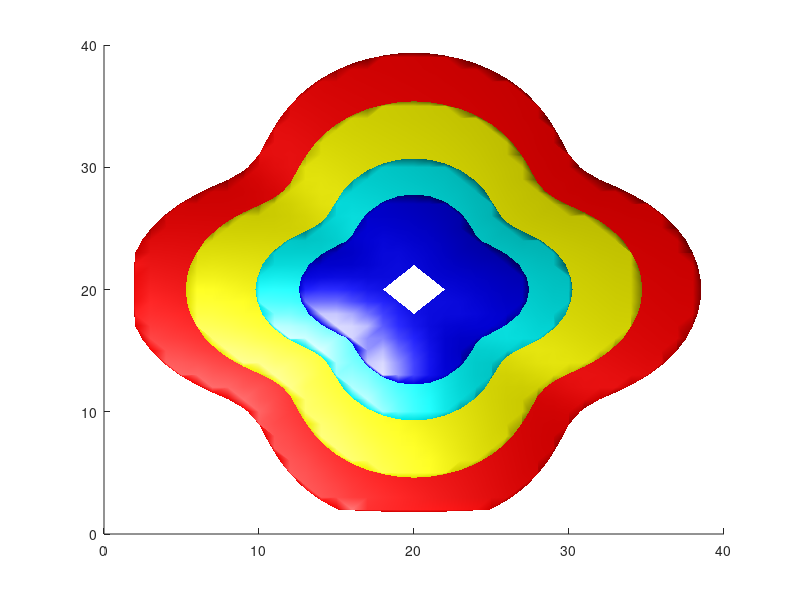

Write the MATLAB code that produced this figure.
%
clear all;

x0=0; y0=0;
lim_inf=-2;
lim_sup=2;
step=0.1;
%%Define base u function matrixes
N= 1 + (lim_sup-lim_inf)/step;
    for i=1:N
        x=i*step +lim_inf;
        for j=1:N
            y=j*step +lim_inf;
            for k=1:N
                z = k*step +lim_inf;
                ux(i,j,k) = -y / ( (x^2 + y^2)^(3/2) );
                uy(i,j,k) = -x / ( (x^2 + y^2)^(3/2) );
                uz(i,j,k) = 0 / ( (x^2 + y^2)^(3/2) );
            end
        end
    end
%%Function plot.
%%Transform into a quiver3 format.
%     idx = 1
%     for i=1:N
%         x=i*step +lim_inf;
%         for j=1:N
%             y=j*step +lim_inf;
%             for k=1:N
%                 z = k*step +lim_inf;
%                 xs(idx) = x;
%                 ys(idx) = y;
%                 zs(idx) = z;
%                 qux(idx) = -y / ( (x^2 + y^2)^(3/2) );
%                 quy(idx) = -x / ( (x^2 + y^2)^(3/2) );
%                 quz(idx) = 0 / ( (x^2 + y^2)^(3/2) );
%                 idx = idx+1;
%             end
%         end
%     end
%quiver3(xs, ys, zs, qux, quy, quz, 10);

%%Derivatives

 for i=2:N-1
        x=i*step +lim_inf;
        for j=2:N-1
            y=j*step +lim_inf;
            for k=2:N-1
                z = k*step +lim_inf;
                uxdy(i,j,k) = (ux(i,j+1,k)-ux(i,j-1,k))/(2*step);
                uxdz(i,j,k) = (ux(i,j,k+1)-ux(i,j,k-1))/(2*step);
                
                uydx(i,j,k) = (uy(i+1,j,k)-uy(i-1,j,k))/(2*step);
                uydz(i,j,k) = (uy(i,j,k+1)-uy(i,j,k-1))/(2*step);

                uzdx(i,j,k) = (uy(i+1,j,k)-uy(i-1,j,k))/(2*step);
                uzdy(i,j,k) = (uy(i,j+1,k)-uy(i,j-1,k))/(2*step);
            end
        end
 end
        
%%rotor
idx = 1;
  for i=2:N-1
        x=i*step +lim_inf;
        for j=2:N-1
            y=j*step +lim_inf;
            for k=2:N-1
                z = k*step +lim_inf;
                
                rot_ux(i,j,k) = uzdy(i,j,k) - uydz(i,j,k);
                rot_uy(i,j,k) = uxdz(i,j,k) - uzdx(i,j,k);
                rot_uz(i,j,k) = uydx(i,j,k) - uxdy(i,j,k);
                
                qrotx(idx) = rot_ux(i,j,k);
                qroty(idx) = rot_uy(i,j,k);
                qrotz(idx) = rot_uz(i,j,k);
                
                xs(idx) = x;
                ys(idx) = y;
                zs(idx) = z;
                
                idx = idx+1;
            end
        end
  end     
        
  %quiver3(xs, ys, zs, qrotx, qroty, qrotz, 100);
  
  %%Norm matrix

  for i=2:N-1
        for j=2:N-1
            for k=2:N-1
                rot_norm(i,j,k) = (rot_ux(i,j,k)^2 + rot_uy(i,j,k)^2 + rot_uz(i,j,k)^2)^(1/2);
            end
        end
  end 
        
  
  %-isosurface(rot_norm, 5)

  
  
      surf1 =   isosurface(rot_norm, 0.5);
      p2 = patch(surf1);
      set(p2,'FaceColor','red','EdgeColor','none','FaceAlpha',0.8);
      
      surf2 =   isosurface(rot_norm, 1);
      p2 = patch(surf2);
      set(p2,'FaceColor','yellow','EdgeColor','none','FaceAlpha',0.6);
      
      surf3 =   isosurface(rot_norm, 3);
      p2 = patch(surf3);
      set(p2,'FaceColor','cyan','EdgeColor','none','FaceAlpha',0.4);
      
      surf3 =   isosurface(rot_norm, 8);
      p2 = patch(surf3);
      set(p2,'FaceColor','blue','EdgeColor','none','FaceAlpha',0.1);
      

camlight; lighting gouraud;
  
  
  